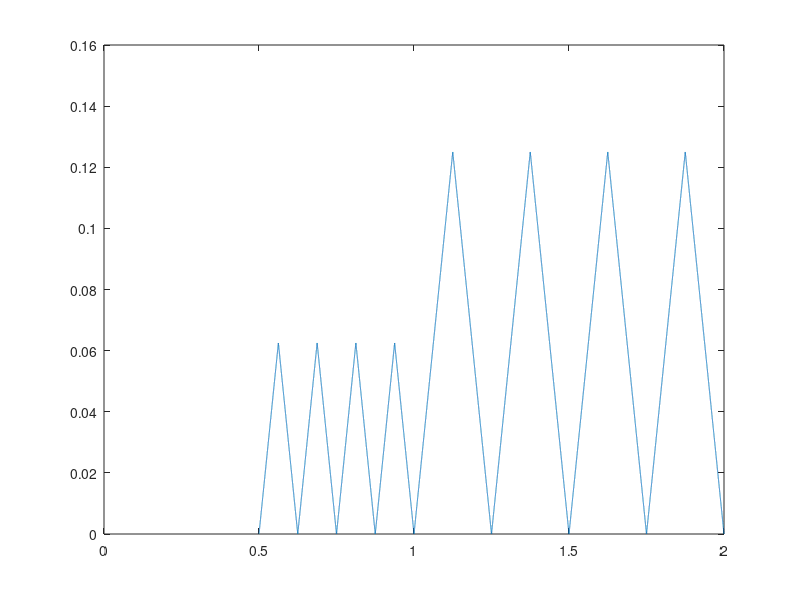
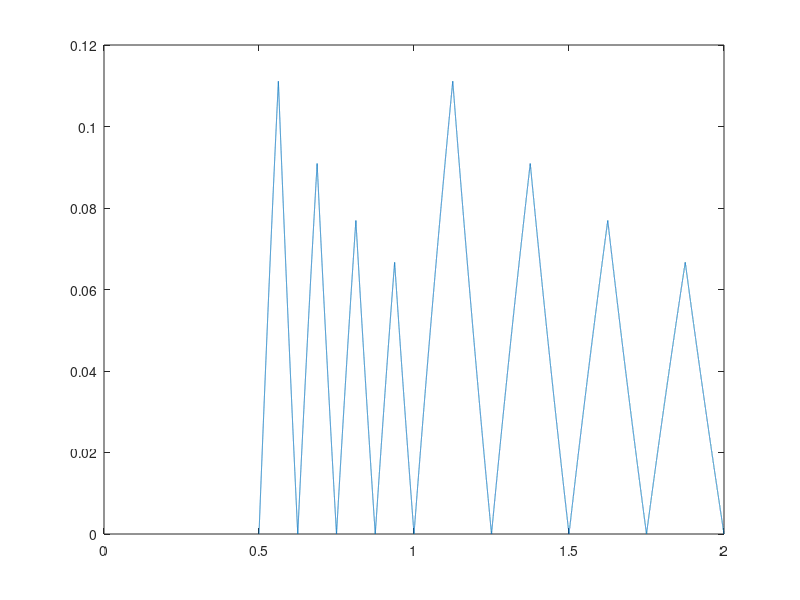

Write MATLAB code to recreate these figures, in order.
clear all
clc
close all

N = 100000;

a = 0.5;
b = 2;

z = zeros(N+1,1);
g = zeros(N+1,1);
IE = [0.5, 0.625, 0.75, 0.875, 1., 1.25, 1.5, 1.75, 2.];
IE2 = [0.5625, 0.6875, 0.8125, 0.9375, 1.125, 1.375, 1.625, 1.875, 2.];

for i = 1:N+1
    z(i) = (b-a)/N*(i-1) + a;
end

%Error absoluto
for i = 1:N+1
    if z(i) <= IE2(1)
        g(i) = abs(z(i) - IE(1));
    elseif z(i) > IE2(1) && z(i) <= IE2(2)
        g(i) = abs(z(i) - IE(2));
    elseif z(i) > IE2(2) && z(i) <= IE2(3)
        g(i) = abs(z(i) - IE(3));
    elseif z(i) > IE2(3) && z(i) <= IE2(4)
        g(i) = abs(z(i) - IE(4));
    elseif z(i) > IE2(4) && z(i) <= IE2(5)
        g(i) = abs(z(i) - IE(5));
    elseif z(i) > IE2(5) && z(i) <= IE2(6)
        g(i) = abs(z(i) - IE(6));
    elseif z(i) > IE2(6) && z(i) <= IE2(7)
        g(i) = abs(z(i) - IE(7));
    elseif z(i) > IE2(7) && z(i) <= IE2(8)
        g(i) = abs(z(i) - IE(8));
    elseif z(i) > IE2(8) && z(i) <= IE2(9)
        g(i) = abs(z(i) - IE(9));
    end
end

figure(1)
plot(z, g)


%Error relativo
for i= 1:N+1
    r(i) = g(i)/z(i);
end

figure(2)
plot(z, r)








